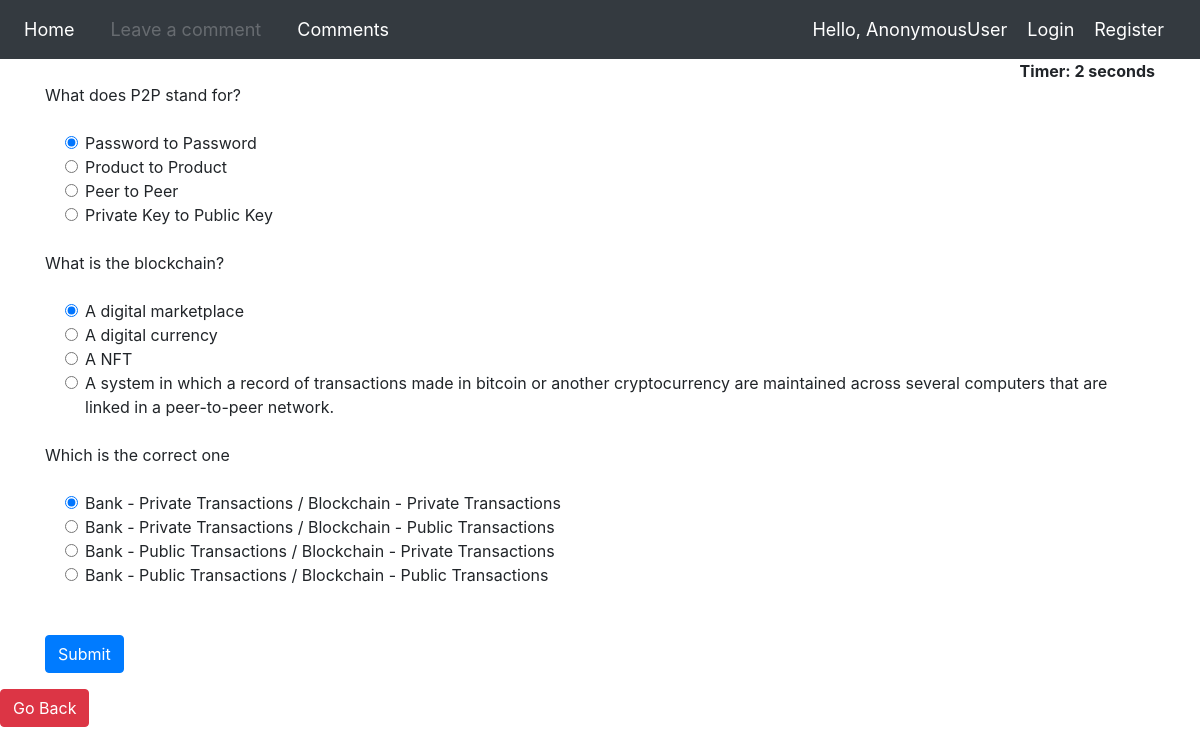
The page /blockchain_quiz/ on the database its author committed.
### nft/models.py (models this page shows, shortened)
class BlockchainQuesModel(models.Model):
    question = models.CharField(max_length=200,null=True)
    op1 = models.CharField(max_length=200,null=True)
    op2 = models.CharField(max_length=200,null=True)
    op3 = models.CharField(max_length=200,null=True)
    op4 = models.CharField(max_length=200,null=True)
    ans = models.CharField(max_length=200,null=True)

### nft/views.py (the view)
# urls.py: path('blockchain_quiz/',views.BlockchainQuizView,name="blockchainQuiz"),
def BlockchainQuizView(request):
    if request.method == 'POST':
        questions=BlockchainQuesModel.objects.all()
        score=0
        wrong=0
        correct=0
        total=0
        for q in questions:
            total+=1
            print(q.ans)
            print(request.POST[q.question])
            if q.ans ==  request.POST.get(q.question):
                score+=10
                correct+=1
            else:
                wrong+=1
        percent = score/(total*10) *100
        context = {
            'score':score,
            'time': request.POST.get('timer'),
            'correct':correct,
            'wrong':wrong,
            'percent':percent,
            'total':total
        }
        return render(request,'nft/result.html',context)
    else:
        questions=BlockchainQuesModel.objects.all()
        context = {
            'questions':questions
        }
        return render(request,'nft/quizBlockchain.html',context)

### nft/templates/nft/quizBlockchain.html
{% extends 'quiz.html' %}
{% block content %}
{% load static %}
<a href='{% url 'blockchain' %}' class="btn btn-danger" role="button" aria-pressed="true">Go Back</a>
{% endblock %}

### templates/quiz.html (shortened to what this page needs)
{% load static %}
<html>
    <head>
        <link rel="stylesheet" href="https://stackpath.bootstrapcdn.com/bootstrap/4.5.0/css/bootstrap.min.css">
    </head>
    <body>
        {% include 'navbar.html' %}
        <div class="container ">
            <div align="right " id="displaytimer"><b>Timer: 0 seconds</b></div>
             <form method='post' action=''>
                {% for q  in questions%}
                <div class="form-group">
                  <label for="question">{{q.question}}</label>
                </div>
                <div class="form-check">
                    <div class="form-check">
                        <input class="form-check-input" type="radio" name="{{q.question}}" id="gridRadios1" value="{{q.op1}}" checked>
                        <label class="form-check-label" for="gridRadios1">
                            {{q.op1}}
                        </label>
                    </div>
                    <div class="form-check">
                        <input class="form-check-input" type="radio" name="{{q.question}}" id="gridRadios2" value="{{q.op2}}">
                        <label class="form-check-label" for="gridRadios2">
                            {{q.op2}}
                        </label>
                    </div>
                    <div class="form-check">
                        <input class="form-check-input" type="radio" name="{{q.question}}" id="gridRadios1" value="{{q.op3}}">
                        <label class="form-check-label" for="gridRadios1">
                            {{q.op3}}
                        </label>
                    </div>
                    <div class="form-check">
                        <input class="form-check-input" type="radio" name="{{q.question}}" id="gridRadios2" value="{{q.op4}}">
                        <label class="form-check-label" for="gridRadios2">
                            {{q.op4}}
                        </label>
                    </div>
                    <br>
                </div>
                {% endfor %}
                <br>
                <button type="submit" class="btn btn-primary">Submit</button>
              </form>
            </div>
        {% block content %}
        {% endblock %}
        <br>
    </body>
</html>

### rows shown on the page
BlockchainQuesModel: question "What does P2P stand for?", op1 "Password to Password", op2 "Product to Product", op3 "Peer to Peer", op4 "Private Key to Public Key"
BlockchainQuesModel: question "What is the blockchain?", op1 "A digital marketplace", op2 "A digital currency", op3 "A NFT", op4 "A system in which a record of transactions made in bitcoin or another cryptocurrency are maintained across several computers that are linked in a peer-to-peer network."
BlockchainQuesModel: question "Which is the correct one", op1 "Bank - Private Transactions / Blockchain - Private Transactions", op2 "Bank - Private Transactions / Blockchain - Public Transactions", op3 "Bank - Public Transactions / Blockchain - Private Transactions", op4 "Bank - Public Transactions / Blockchain - Public Transactions"

### other values the page prints
{{ request.user }} "AnonymousUser"
